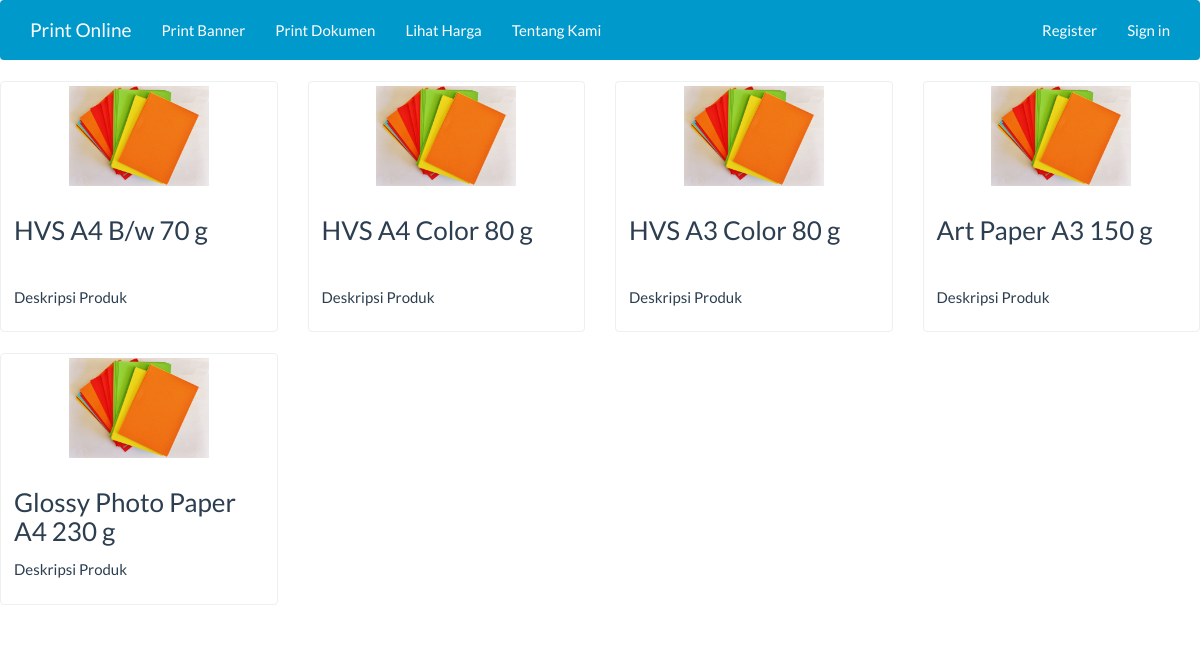
Screenshot of /prices/index with the database file from the repository.
### tables this page shows
CREATE TABLE `products` (
  `id` int(10) NOT NULL,
  `name` varchar(100) NOT NULL,
  `description` text NOT NULL,
  `price` int(10) NOT NULL,
  `image` text NOT NULL
);

### application/controllers/prices.php (called while the page is built, shortened)
<?php if ( ! defined('BASEPATH')) exit('No direct script access allowed');
class prices extends CI_Controller {
	public function __construct(){
		$this->load->model('model_products');
	}
	public function index()
	{
		$data['products'] = $this->model_products->all();
		$data['user'] = $this->session->userdata('username');
	    $this->load->view('templates/header',$data);
		$this->load->view('check_prices');
	    $this->load->view('templates/footer');
	}
}

### index.php (called while the page is built, shortened)
<?php
require_once BASEPATH.'core/CodeIgniter.php';

### application/models/model_products.php (called while the page is built, shortened)
<?php
class Model_products extends CI_Model {
  public function all(){
    $result = $this->db->get('products');
    if($result->num_rows() > 0){
      return $result->result();
    } else {
      return array();
    }
  }
}
?>

### application/views/check_prices.php (the view)
<div class="row">
  <?php foreach($products as $product) : ?>
    <div class="col-sm-3 col-md-3">
      <div class="thumbnail">
        <?=img([
          'src'			=> 'uploads/' . $product->image,
          'style'		=> 'max-width: 100%; max-height:100%; height:100px'
          ])?>
        <div class="caption">
          <h3 style="min-height:60px;"><?=$product->name?></h3>
          <p><?=$product->description?></p>
        </div>
      </div>
    </div>
  <?php endforeach; ?>
</div>

### application/views/templates/header.php (shortened to what this page needs)
<!DOCTYPE html>
<html>
  <head>
    <link rel="stylesheet" href="<?php echo base_url(); ?>bootstrap.min.css">
    <link rel="stylesheet" href="<?php echo base_url(); ?>styles.css">
    <link rel="stylesheet" href="font-awesome/css/font-awesome.min.css">
    <link rel="stylesheet" type="text/css" href="//cdn.datatables.net/plug-ins/9dcbecd42ad/integration/bootstrap/3/dataTables.bootstrap.css">
  </head>
  <body>
    <nav class="navbar navbar-inverse" style="background-color:#0099cc; color:white border-radius:0;">
      <div class="container">
        <div class="navbar-header">
          <a class="navbar-brand" href="<?php echo base_url(); ?>home">Print Online</a>
        </div>
        <div id="navbar">
          <ul class="nav navbar-nav">
            <li><a href="<?php echo base_url(); ?>pages/cetak">Print Banner</a></li>
            <li><a href="<?php echo base_url(); ?>pages/cetak">Print Dokumen</a></li>
            <li><a href="<?php echo base_url(); ?>prices/index">Lihat Harga</a></li>
            <li><a href="<?php echo base_url(); ?>about">Tentang Kami</a></li>
          </ul>
          <ul class="nav navbar-nav navbar-right nav-list" id="navigasi">
            <li><a href="#register" data-toggle="modal" data-target="#register">Register</a></li>
            <?php if (isset($user)){ ?>
              <li role="presentation" class="dropdown">
                <a class="dropdown-toggle" data-toggle="dropdown" href="#" role="button" aria-haspopup="true" aria-expanded="false">
                  <?php echo $user; ?><span class="caret"></span>
                </a>
                <ul class="dropdown-menu">
                  <?php echo anchor('logout', 'Logout');?>
                </ul>
              </li>
            <?php }else{ ?>
              <li><a href="<?php echo base_url(); ?>login/index">Sign in</a></li>
            <?php } ?>
          </ul>
        </div>
      </div>
    </nav>

### application/views/templates/footer.php (shortened to what this page needs)
    </body>
</html>

### rows the page displays
products: image (picture), name "HVS A4 B/w 70 g", description "Deskripsi Produk"
products: image (picture), name "HVS A4 Color 80 g", description "Deskripsi Produk"
products: image (picture), name "HVS A3 Color 80 g", description "Deskripsi Produk"
products: image (picture), name "Art Paper A3 150 g", description "Deskripsi Produk"
products: image (picture), name "Glossy Photo Paper A4 230 g", description "Deskripsi Produk"
